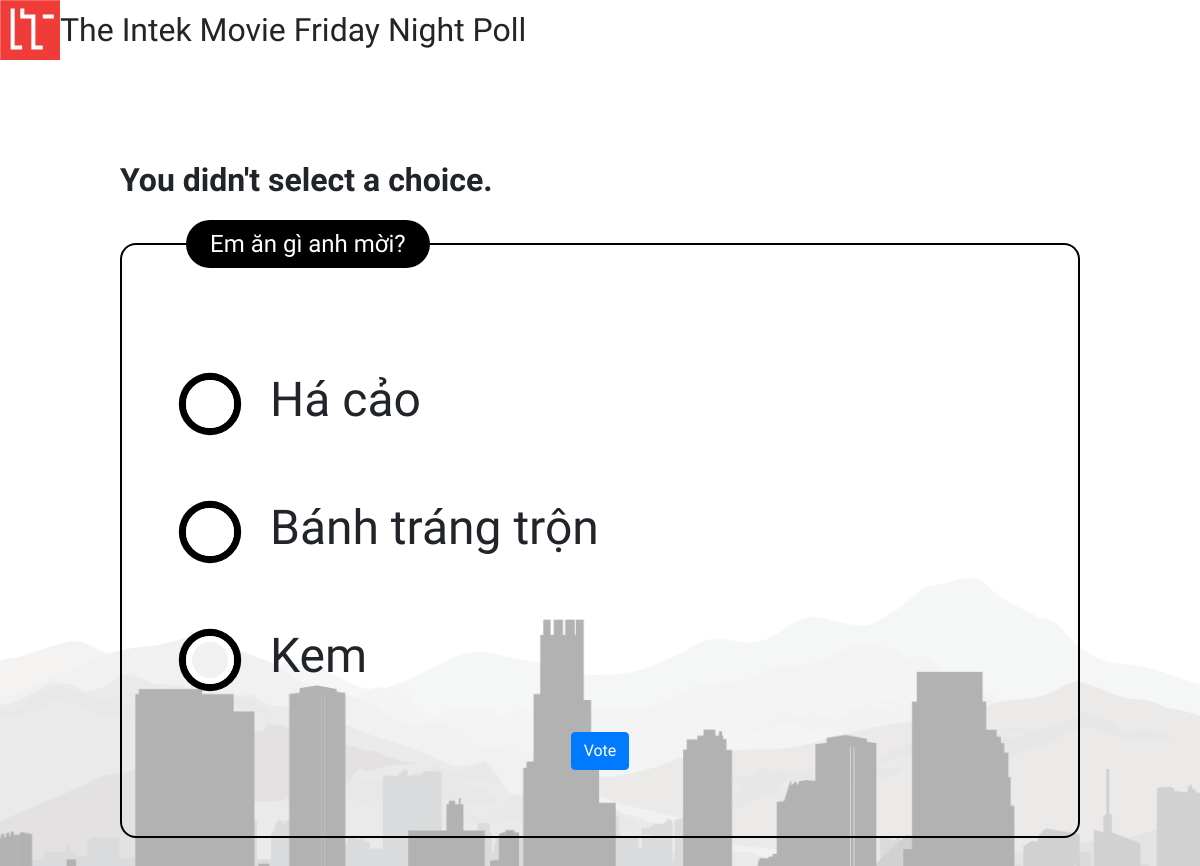
The page /1/vote/ on the database its author committed.
### IntekMovieFridayPoll/models.py (models this page shows, shortened)
class Question(models.Model):
    question_text = models.CharField(max_length=200)
    pub_date = models.DateTimeField('date published')
    votes = models.IntegerField(default=0)
    def was_published_recently(self):
        now = timezone.now()
        return now - datetime.timedelta(days=1) <= self.pub_date <= now
    was_published_recently.admin_order_field = 'pub_date'
    was_published_recently.boolean = True
    was_published_recently.short_description = 'Published recently?'

class Choice(models.Model):
    question = models.ForeignKey(Question, on_delete=models.CASCADE)
    choice_text = models.CharField(max_length=200)
    votes = models.IntegerField(default=0)
    ratio = models.FloatField(default=0)

### IntekMovieFridayPoll/views.py (the view, shortened to what this page needs)
# urls.py: path('<int:question_id>/vote/', views.vote, name='vote'),
def vote(request, question_id):
    question = get_object_or_404(Question, pk=question_id)
    try:
        selected_choice = question.choice_set.get(pk=request.POST['choice'])
    except (KeyError, Choice.DoesNotExist):
        return render(request, 'IntekMovieFridayPoll/detail.html', {
            'question': question,
            'error_message': "You didn't select a choice.",
        })

### IntekMovieFridayPoll/templates/IntekMovieFridayPoll/detail.html (shortened to what this page needs)
{% extends "IntekMovieFridayPoll/base.html" %}
{% block css %}
    <link rel="stylesheet" type="text/css" href="{{ STATIC_URL }}IntekMovieFridayPoll/detail.css">
{% endblock %}
{% block content %}
    {% if error_message %}<p><strong>{{ error_message }}</strong></p>{% endif %}
    <form action="{% url 'IntekMovieFridayPoll:vote' question.id %}" method="post">
        <fieldset>
            <legend>{% block title %}{{ question.question_text }}{% endblock %}</legend>
            {% for choice in question.choice_set.all %}
                <label for="choice{{ forloop.counter }}">
                    <span>{{ choice.choice_text }}</span>
                </label>
            {% endfor %}
            <div class="text-center">
                <button type="submit" class="btn btn-primary">Vote</button>
            </div>
        </fieldset>
    </form>
{% endblock content %}

### IntekMovieFridayPoll/static/IntekMovieFridayPoll/detail.css (style rules this page uses)
label { display: block; cursor: pointer; line-height: 2.5; font-size: 1.5em; }
[type="radio"] + span { display: block; }
[type="radio"] + span:before { content: ''; display: inline-block; width: 1em; height: 1em; vertical-align: -0.25em; border-radius: 1em; border: 0.125em solid #fff; box-shadow: 0 0 0 0.15em #000; margin-right: 0.75em; transition: 0.5s ease all; }
body { background: white url("images/background.png") no-repeat center center fixed; background-size: cover; font-family: McLaren, sans-serif; font-size: 2rem; }
fieldset { font-size: 1em; border: 2px solid #000; padding: 2em; border-radius: 0.5em; }
legend { width: auto; color: #fff; background: #000; padding: 0.25em 1em; border-radius: 1em; }

### rows shown on the page
Question: question_text "Em ăn gì anh mời?"
Choice: choice_text "Há cảo"
Choice: choice_text "Bánh tráng trộn"
Choice: choice_text "Kem"

### other values the page prints
{{ error_message }} "You didn't select a choice."
